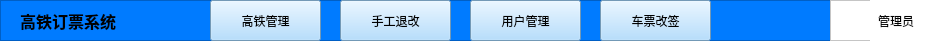
   <widget class="QFrame" name="frame_2">
    <property name="geometry">
     <rect>
      <x>10</x>
      <y>0</y>
      <width>951</width>
      <height>41</height>
     </rect>
    </property>
    <property name="styleSheet">
     <string notr="true">QFrame{
	background-color: rgb(0, 123, 255)
}</string>
    </property>
    <property name="frameShape">
     <enum>QFrame::Shape::StyledPanel</enum>
    </property>
    <property name="frameShadow">
     <enum>QFrame::Shadow::Raised</enum>
    </property>
    <widget class="QPushButton" name="pushButtonReBooking">
     <property name="geometry">
      <rect>
       <x>600</x>
       <y>0</y>
       <width>111</width>
       <height>41</height>
      </rect>
     </property>
     <property name="styleSheet">
      <string notr="true">QPushButton{
background-color: rgb(161, 214, 255);
}</string>
     </property>
     <property name="text">
      <string>车票改签</string>
     </property>
    </widget>
    <widget class="QPushButton" name="pushButtonModify">
     <property name="geometry">
      <rect>
       <x>340</x>
       <y>0</y>
       <width>111</width>
       <height>41</height>
      </rect>
     </property>
     <property name="styleSheet">
      <string notr="true">QPushButton{
background-color: rgb(161, 214, 255);
}</string>
     </property>
     <property name="text">
      <string>手工退改</string>
     </property>
    </widget>
    <widget class="QLabel" name="label_6">
     <property name="geometry">
      <rect>
       <x>20</x>
       <y>10</y>
       <width>141</width>
       <height>21</height>
      </rect>
     </property>
     <property name="font">
      <font>
       <family>幼圆</family>
       <pointsize>12</pointsize>
       <bold>true</bold>
      </font>
     </property>
     <property name="text">
      <string>高铁订票系统</string>
     </property>
    </widget>
    <widget class="QFrame" name="frame_3">
     <property name="geometry">
      <rect>
       <x>120</x>
       <y>10</y>
       <width>21</width>
       <height>21</height>
      </rect>
     </property>
     <property name="styleSheet">
      <string notr="true">QFrame{
	border-image: url(:/new/prefix1/image/railway2.png);
	border: none;
}</string>
     </property>
     <property name="frameShape">
      <enum>QFrame::Shape::StyledPanel</enum>
     </property>
     <property name="frameShadow">
      <enum>QFrame::Shadow::Raised</enum>
     </property>
    </widget>
    <widget class="QPushButton" name="pushButtonUserAdmin">
     <property name="geometry">
      <rect>
       <x>470</x>
       <y>0</y>
       <width>111</width>
       <height>41</height>
      </rect>
     </property>
     <property name="styleSheet">
      <string notr="true">QPushButton{
background-color: rgb(161, 214, 255);
}</string>
     </property>
     <property name="text">
      <string>用户管理</string>
     </property>
    </widget>
    <widget class="QFrame" name="frame_4">
     <property name="geometry">
      <rect>
       <x>830</x>
       <y>0</y>
       <width>121</width>
       <height>41</height>
      </rect>
     </property>
     <property name="styleSheet">
      <string notr="true">QFrame{
background-color: rgb(255,255,255);
}</string>
     </property>
     <property name="frameShape">
      <enum>QFrame::Shape::StyledPanel</enum>
     </property>
     <property name="frameShadow">
      <enum>QFrame::Shadow::Raised</enum>
     </property>
     <widget class="QFrame" name="frame_5">
      <property name="geometry">
       <rect>
        <x>0</x>
        <y>0</y>
        <width>41</width>
        <height>41</height>
       </rect>
      </property>
      <property name="styleSheet">
       <string notr="true">QFrame {
    border-image: url(:/new/prefix1/image/user.png);
    border-width: 7px;                    /* 边框宽度影响图片显示大小 */
    background-repeat: no-repeat;
}</string>
      </property>
      <property name="frameShape">
       <enum>QFrame::Shape::StyledPanel</enum>
      </property>
      <property name="frameShadow">
       <enum>QFrame::Shadow::Raised</enum>
      </property>
     </widget>
     <widget class="QLabel" name="labelNameT">
      <property name="geometry">
       <rect>
        <x>40</x>
        <y>0</y>
        <width>81</width>
        <height>41</height>
       </rect>
      </property>
      <property name="font">
       <font>
        <pointsize>9</pointsize>
       </font>
      </property>
      <property name="styleSheet">
       <string notr="true">QLabel{
padding-left: 5px;
}</string>
      </property>
      <property name="text">
       <string>管理员</string>
      </property>
     </widget>
    </widget>
    <widget class="QPushButton" name="pushButtonHSRailAdmin">
     <property name="geometry">
      <rect>
       <x>210</x>
       <y>0</y>
       <width>111</width>
       <height>41</height>
      </rect>
     </property>
     <property name="styleSheet">
      <string notr="true">QPushButton{
background-color: rgb(161, 214, 255);
}</string>
     </property>
     <property name="text">
      <string>高铁管理</string>
     </property>
    </widget>
   </widget>
